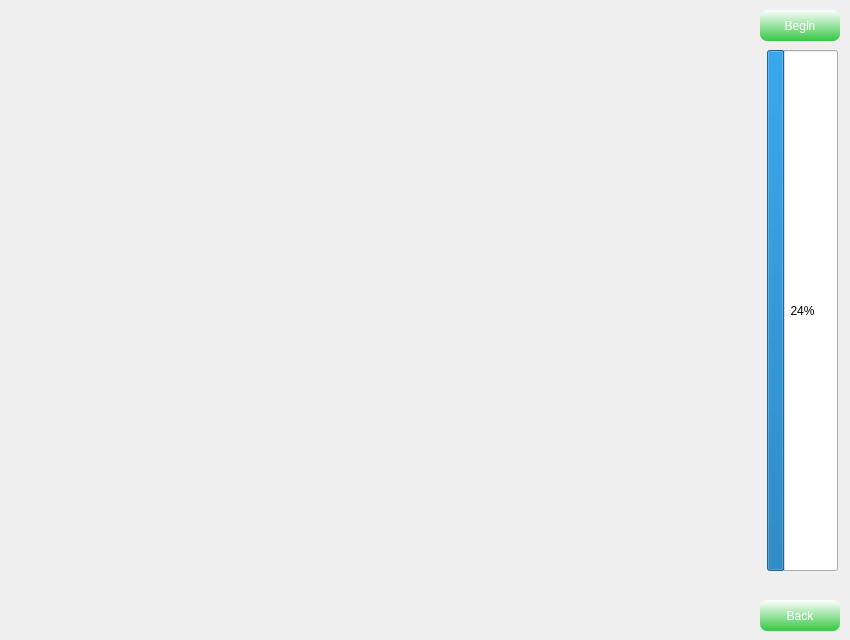
<?xml version="1.0" encoding="UTF-8"?>
<ui version="4.0">
 <class>Chapter3</class>
 <widget class="QWidget" name="Chapter3">
  <property name="geometry">
   <rect>
    <x>0</x>
    <y>0</y>
    <width>850</width>
    <height>640</height>
   </rect>
  </property>
  <property name="windowTitle">
   <string>Form</string>
  </property>
  <widget class="QPushButton" name="Back">
   <property name="geometry">
    <rect>
     <x>760</x>
     <y>600</y>
     <width>80</width>
     <height>31</height>
    </rect>
   </property>
   <property name="styleSheet">
    <string notr="true">background-color: qlineargradient(spread:pad, x1:0.5, y1:1, x2:0.5, y2:0, stop:0 rgba(53, 200, 68, 255), stop:1 rgba(255, 255, 255, 255));
color: rgb(255, 255, 255);
 
border:0px groove gray;border-radius:
7px;padding:2px 4px;
font: 14pt &quot;Candara&quot;;</string>
   </property>
   <property name="text">
    <string>Back</string>
   </property>
  </widget>
  <widget class="QPushButton" name="Begin">
   <property name="geometry">
    <rect>
     <x>760</x>
     <y>10</y>
     <width>80</width>
     <height>31</height>
    </rect>
   </property>
   <property name="styleSheet">
    <string notr="true">background-color: qlineargradient(spread:pad, x1:0.5, y1:1, x2:0.5, y2:0, stop:0 rgba(53, 200, 68, 255), stop:1 rgba(255, 255, 255, 255));
color: rgb(255, 255, 255);
 
border:0px groove gray;border-radius:
7px;padding:2px 4px;
font: 14pt &quot;Candara&quot;;</string>
   </property>
   <property name="text">
    <string>Begin</string>
   </property>
  </widget>
  <widget class="QProgressBar" name="timeBar">
   <property name="geometry">
    <rect>
     <x>767</x>
     <y>50</y>
     <width>71</width>
     <height>521</height>
    </rect>
   </property>
   <property name="value">
    <number>24</number>
   </property>
  </widget>
 </widget>
 <resources/>
 <connections/>
</ui>
